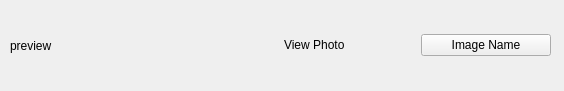
<?xml version="1.0" encoding="UTF-8"?>
<ui version="4.0">
 <class>AllImagesForUser</class>
 <widget class="QWidget" name="AllImagesForUser">
  <property name="geometry">
   <rect>
    <x>0</x>
    <y>0</y>
    <width>564</width>
    <height>91</height>
   </rect>
  </property>
  <property name="windowTitle">
   <string>Form</string>
  </property>
  <widget class="QWidget" name="layoutWidget">
   <property name="geometry">
    <rect>
     <x>10</x>
     <y>10</y>
     <width>541</width>
     <height>71</height>
    </rect>
   </property>
   <layout class="QHBoxLayout" name="horizontalLayout">
    <item>
     <widget class="QLabel" name="label_preview">
      <property name="text">
       <string>preview</string>
      </property>
     </widget>
    </item>
    <item>
     <layout class="QVBoxLayout" name="verticalLayout_2">
      <item>
       <layout class="QHBoxLayout" name="horizontalLayout_4">
        <item>
         <layout class="QHBoxLayout" name="horizontalLayout_5">
          <item>
           <widget class="QLabel" name="label">
            <property name="text">
             <string>View Photo</string>
            </property>
           </widget>
          </item>
          <item>
           <widget class="QPushButton" name="pushButton_imageName">
            <property name="text">
             <string>Image Name</string>
            </property>
           </widget>
          </item>
         </layout>
        </item>
       </layout>
      </item>
     </layout>
    </item>
   </layout>
  </widget>
 </widget>
 <resources/>
 <connections/>
</ui>
